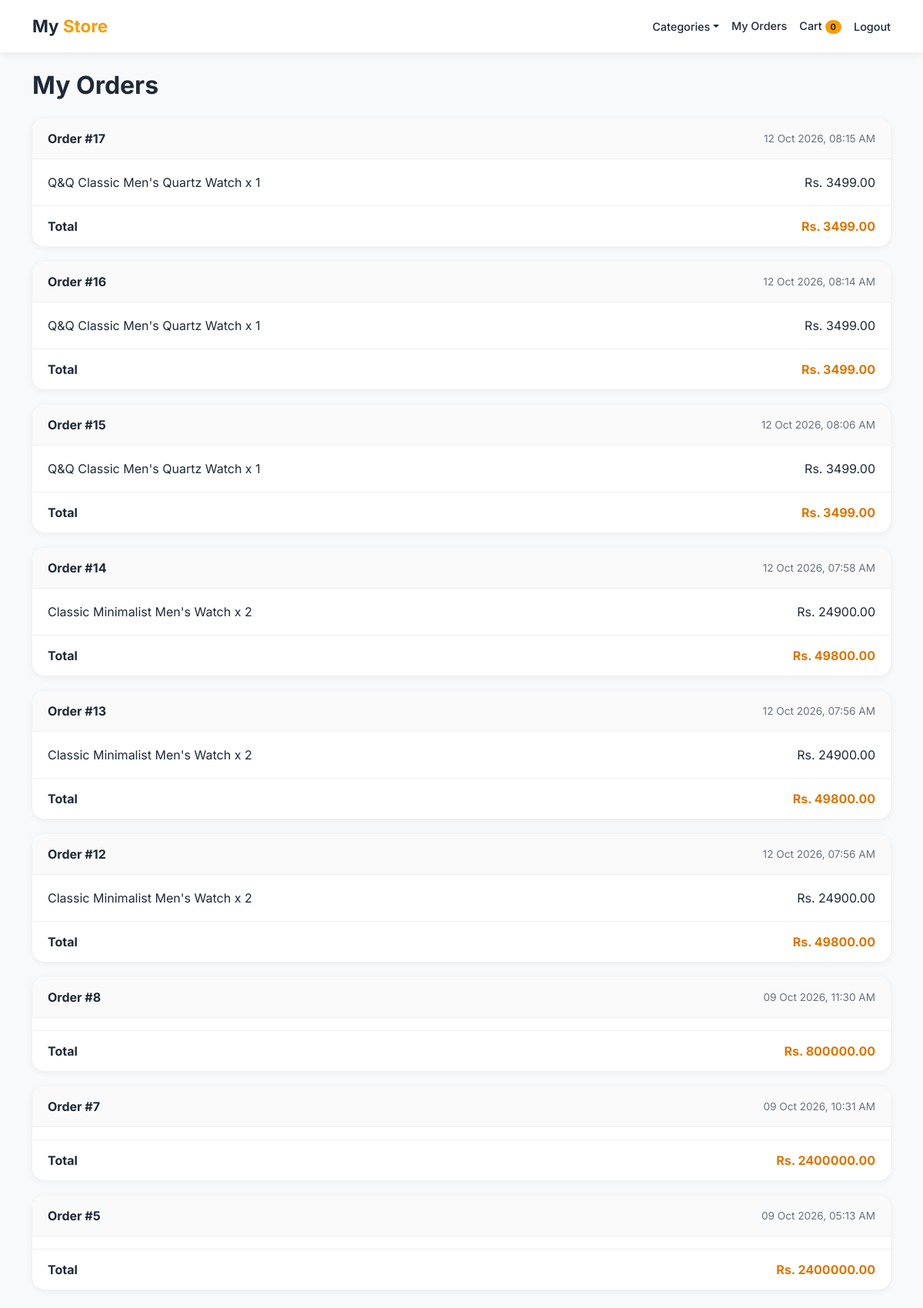
Screenshot of /orders/my-orders/ (signed in) with the database file from the repository.
### orders/models.py (models this page shows, shortened)
class Order(models.Model):
    user = models.ForeignKey(User,on_delete=models.SET_NULL , null=True , blank=True)
    full_name = models.CharField(max_length=100)
    phone = models.CharField(max_length=20)
    address = models.TextField()
    total = models.DecimalField(max_digits=10, decimal_places=2)
    created_at = models.DateTimeField(auto_now_add=True)
    payment_status = models.CharField(
        max_length=20,
        default='pending'
    )
    stripe_session_id = models.CharField(
        max_length=255,
        blank=True,
        null=True
    )

class OrderItem(models.Model):
    order = models.ForeignKey(Order, on_delete=models.CASCADE, related_name='items')
    product = models.ForeignKey(Product, on_delete=models.CASCADE)
    price = models.DecimalField(max_digits=10, decimal_places=2)
    quantity = models.PositiveIntegerField(default=1)

### store/models.py (models this page shows, shortened)
class Product(models.Model):
    category = models.ForeignKey(Category, on_delete=models.CASCADE)
    name = models.CharField(max_length=100)
    slug = models.SlugField(unique=True)
    description = models.TextField()
    price = models.DecimalField(max_digits=10, decimal_places=2)
    image = models.ImageField(upload_to='products/')

### orders/views.py (the view)
# urls.py: path('my-orders/', views.my_orders, name='my_orders'),
@login_required
def my_orders(request):
    orders = Order.objects.filter(
        user=request.user
    ).order_by('-created_at')
    return render(
        request,
        'orders/my_orders.html',
        {'orders': orders},
    )

### cart/context_processors.py (called while the page is built)
def cart_count(request):
    cart = request.session.get('cart' , {})
    return { 'cart_count': sum(cart.values()) }

### store/context_processors.py (called while the page is built)
def nav_categories(request):
    return {'nav_categories' : Category.objects.all()}

### orders/templates/orders/my_orders.html (shortened to what this page needs)
{% extends "store/base.html" %}
{% load static %}
{% block extra_css %}
    <link rel="stylesheet" href="{% static 'orders/css/my_orders.css' %}">
{% endblock %}
{% block content %}
    <h2 class="orders-title mb-4">My Orders</h2>
    {% for order in orders %}
        <div class="order-card">
            <div class="order-head">
                <span class="order-id">Order #{{ order.id }}</span>
                <span class="order-date">{{ order.created_at|date:"d M Y, h:i A" }}</span>
            </div>
            <div class="order-body">
                {% for item in order.items.all %}
                    <div class="order-line">
                        <span>{{ item.product.name }} x {{ item.quantity }}</span>
                        <span>Rs. {{ item.price }}</span>
                    </div>
                {% endfor %}
            </div>
            <div class="order-foot">
                <span>Total</span>
                <span>Rs. {{ order.total }}</span>
            </div>
        </div>
    {% empty %}
        <div class="no-orders">
            <h5>You haven’t placed any order yet.</h5>
            <p class="text-muted">Choose something you like and place your first order!</p>
            <a href="{% url 'home' %}" class="btn btn-primary rounded-pill px-4">Start Shopping</a>
        </div>
    {% endfor %}
{% endblock %}

### store/static/store/css/style.css (style rules this page uses)
:root { --primary: #f59e0b; --primary-dark: #d97706; --dark: #1f2937; --bg: #f8f9fb; }
body { background-color: var(--bg); font-family: 'Inter', sans-serif; color: var(--dark); }

### orders/static/orders/css/my_orders.css (style rules this page uses)
.orders-title { font-weight: 700; }
.order-card { background: #fff; border-radius: 16px; margin-bottom: 20px; box-shadow: 0 2px 10px rgba(0, 0, 0, 0.06); overflow: hidden; }
.order-head { display: flex; justify-content: space-between; align-items: center; padding: 14px 20px; background: #fafafa; border-bottom: 1px solid #f0f0f0; }
.order-id { font-weight: 700; }
.order-date { color: #6b7280; font-size: 0.85rem; }
.order-body { padding: 8px 20px; }
.order-line { display: flex; justify-content: space-between; padding: 10px 0; border-bottom: 1px solid #f0f0f0; }
.order-line:last-child { border-bottom: none; }
.order-foot { display: flex; justify-content: space-between; padding: 14px 20px; border-top: 1px solid #f0f0f0; font-weight: 700; }
.order-foot span:last-child { color: var(--primary-dark); }

### rows the page displays
Order: id "17", created_at "12 Oct 2026, 08:15 AM", total "3499.00"
OrderItem: product.name "Q&Q Classic Men's Quartz Watch", quantity "1", price "3499.00"
Order: id "16", created_at "12 Oct 2026, 08:14 AM", total "3499.00"
OrderItem: product.name "Q&Q Classic Men's Quartz Watch", quantity "1", price "3499.00"
Order: id "15", created_at "12 Oct 2026, 08:06 AM", total "3499.00"
OrderItem: product.name "Q&Q Classic Men's Quartz Watch", quantity "1", price "3499.00"
Order: id "14", created_at "12 Oct 2026, 07:58 AM", total "49800.00"
OrderItem: product.name "Classic Minimalist Men's Watch", quantity "2", price "24900.00"
Order: id "13", created_at "12 Oct 2026, 07:56 AM", total "49800.00"
OrderItem: product.name "Classic Minimalist Men's Watch", quantity "2", price "24900.00"
Order: id "12", created_at "12 Oct 2026, 07:56 AM", total "49800.00"
OrderItem: product.name "Classic Minimalist Men's Watch", quantity "2", price "24900.00"
Order: id "8", created_at "09 Oct 2026, 11:30 AM", total "800000.00"
Order: id "7", created_at "09 Oct 2026, 10:31 AM", total "2400000.00"
Order: id "5", created_at "09 Oct 2026, 05:13 AM", total "2400000.00"

### other values shown
{{ cart_count }} "0"
